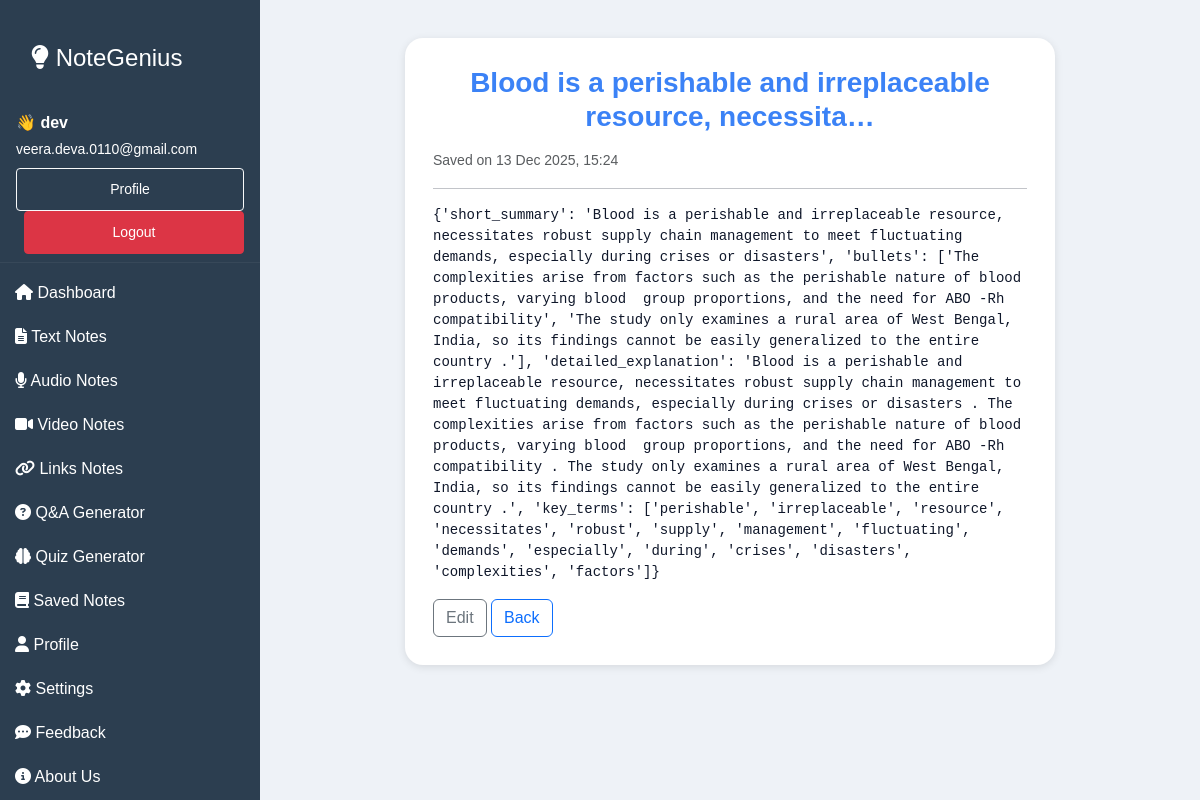
Page /note/5/ (signed in) on the committed database.
### myapp/models.py (models this page shows, shortened)
class Notes(models.Model):
    NOTE_TYPES = [
        ('text', 'Text'),
        ('audio', 'Audio'),
        ('video', 'Video'),
        ('qna', 'Q&A'),
        ('quiz', 'Quiz'),
        ('other', 'Other'),
    ]
    user = models.ForeignKey(User, on_delete=models.CASCADE, related_name="notes")
    title = models.CharField(max_length=200, blank=True)
    content = models.TextField()            # store either raw text OR JSON stringified payload
    note_type = models.CharField(max_length=20, choices=NOTE_TYPES, default='text')
    created_at = models.DateTimeField(auto_now_add=True)
    updated_at = models.DateTimeField(auto_now=True)
    class Meta:
        ordering = ['-created_at']

### myapp/views.py (the view)
# urls.py: path('note/<int:pk>/', views.view_note, name='view_note'),
@login_required
def view_note(request, pk):
    note = get_object_or_404(Notes, pk=pk, user=request.user)
    return render(request, "view_note.html", {"note": note})

### myapp/templates/view_note.html
{% extends "index.html" %}
{% block main %}
<div class="container upload-section">
  <div class="upload-card">
    <h3>{{ note.title|default:"Untitled" }}</h3>
    <small class="text-muted">Saved on {{ note.created_at|date:"j M Y, H:i" }}</small>
    <hr>
    <div>
      <pre style="white-space:pre-wrap;">{{ note.content|safe }}</pre>
    </div>
    <div class="mt-3">
      <a href="{% url 'edit_note' note.id %}" class="btn btn-outline-secondary">Edit</a>
      <a href="{% url 'savednotes' %}" class="btn btn-outline-primary">Back</a>
    </div>
  </div>
</div>
{% endblock %}

### myapp/templates/index.html (shortened to what this page needs)
{% load static %}
<!DOCTYPE html>
<html lang="en">
  <head>
    <link
      href="https://cdn.jsdelivr.net/npm/bootstrap@5.3.3/dist/css/bootstrap.min.css"
      rel="stylesheet"
    />
    <link
      rel="stylesheet"
      href="https://cdnjs.cloudflare.com/ajax/libs/font-awesome/6.4.0/css/all.min.css"
    />
    <link rel="stylesheet" href="{% static 'css/styles.css' %}" />
    <link rel="stylesheet" href="{% static 'css/textup.css' %}" />
    <link rel="stylesheet" href="{% static 'css/savednotes.css' %}" />
    <link rel="stylesheet" href="{% static 'css/QnA.css' %}" />
  </head>
  <body>
    <div class="desktop-sidebar d-none d-md-block">
      <a href="{% url 'home' %}" class="text-decoration-none">
        <h4 class="text-white px-3 pt-3">
          <i class="fas fa-lightbulb"></i> NoteGenius
        </h4>
      </a>
      <div class="px-3 py-2 mb-2" style="border-bottom:1px solid rgba(255,255,255,0.05);">
        {% if user.is_authenticated %}
          <div class="text-white mb-1"><strong>👋 {{ user.first_name|default:user.username }}</strong></div>
          <div class="small mb-2" style="color: white !important;">
    {{ user.email|default:'' }}
</div>
          <div>
            <a class="btn btn-sm btn-outline-light" href="{% url 'profile' %}">Profile</a>
            <a class="btn btn-sm btn-danger ms-2" href="{% url 'logout' %}">Logout</a>
          </div>
        {% else %}
          <a class="btn btn-sm btn-outline-light me-2" href="{% url 'login' %}">Login</a>
          <a class="btn btn-sm btn-success" href="{% url 'signup' %}">Signup</a>
        {% endif %}
      </div>
      <a href="/"><i class="fas fa-home"></i> Dashboard</a>
      <a href="{% url 'textup'%}"><i class="fas fa-file-alt"></i> Text Notes</a>
      <a href="{% url 'audio_upload' %}"><i class="fas fa-microphone"></i> Audio Notes</a>
      <a href="{% url 'video_upload' %}"><i class="fas fa-video"></i> Video Notes</a>
      <a href="{% url 'yt_link_page' %}"><i class="fas fa-link"></i> Links Notes</a>
      <a href="{% url 'qna_upload' %}"><i class="fas fa-question-circle"></i> Q&A Generator</a>
      <a href="{% url 'quiz_upload' %}"><i class="fas fa-brain"></i> Quiz Generator</a>
      <a href="{% url 'savednotes' %}"><i class="fas fa-book"></i> Saved Notes</a>
      <a href="{% url 'profile' %}"><i class="fas fa-user"></i> Profile</a>
      <a href="{% url 'settings' %}"><i class="fas fa-cog"></i> Settings</a>
      <a href="{% url 'feedback' %}"><i class="fas fa-comment-dots"></i> Feedback</a>
      <a href="{% url 'about' %}"><i class="fas fa-circle-info"></i> About Us</a>
    </div>
    <div class="content-with-sidebar">
      {% block main %}{% endblock %}
    </div>
  </body>
</html>

### myapp/static/css/styles.css (style rules this page uses)
* { margin: 0; padding: 0; box-sizing: border-box; }
body { font-family: Arial, sans-serif; min-height: 100vh; background-color: #f8f9fa; color: #0f172a; }
@media (min-width: 768px) { .desktop-sidebar { position: fixed; top: 0; left: 0; width: 220px; height: 100vh; background-color: #2c3e50; padding-top: 1rem; color: #ffffff; } }
@media (min-width: 768px) { .desktop-sidebar h4 { padding-bottom: 0.75rem; } }
@media (min-width: 768px) { .desktop-sidebar a { color: #ffffff; text-decoration: none; padding: 10px 15px; display: block; } }
@media (min-width: 768px) { .main-content, .upload-section { margin-left: 220px; padding: 20px; } }
h3 { text-align: center !important; font-weight: 700 !important; color: #3b82f6 !important; margin-bottom: 15px !important; }

### myapp/static/css/textup.css (style rules this page uses)
.upload-section { max-width: 900px; margin: auto; padding: 20px; }
.upload-card { background: #ffffff; padding: 25px 30px; border-radius: 14px; box-shadow: 0 2px 8px rgba(0, 0, 0, 0.1); }

### myapp/static/css/QnA.css (style rules this page uses)
.upload-card { background: #ffffff; border-radius: 18px; padding: 28px; max-width: 650px; margin: auto; }

### myapp/templates/index.html (style rules this page uses)
body { background: #eef2f7; color: #0f172a; }
:root { --sidebar-width: 260px; }
.desktop-sidebar { width: var(--sidebar-width); position: fixed; top: 0; left: 0; height: 100vh; overflow-y: auto; padding-top: 18px; }
.content-with-sidebar { margin-left: var(--sidebar-width); min-height: 100vh; padding: 18px 28px; box-sizing: border-box; }

### rows in the picture
Notes: title "Blood is a perishable and irreplaceable resource, necessita…", created_at "13 Dec 2025, 15:24", content "{'short_summary': 'Blood is a perishable and irreplaceable resource, necessitates robust supply chain management to meet fluctuating demands, especially during crises or disasters', 'bullets': ['The complexities arise from factors such as the perishable nature of blood products, varying blood group proportions, and the need for ABO -Rh compatibility', 'The study only examines a rural area of West Bengal, India, so its findings cannot be easily generalized to the entire country .'], 'detailed_explanation': 'Blood is a perishable and irreplaceable resource, necessitates robust supply chain management to meet fluctuating demands, especially during crises or disasters . The complexities arise…"

### other values in the picture
{{ user.first_name|default:user.username }} "dev"
{{ user.email|default:'' }} "veera.deva.0110@gmail.com"
